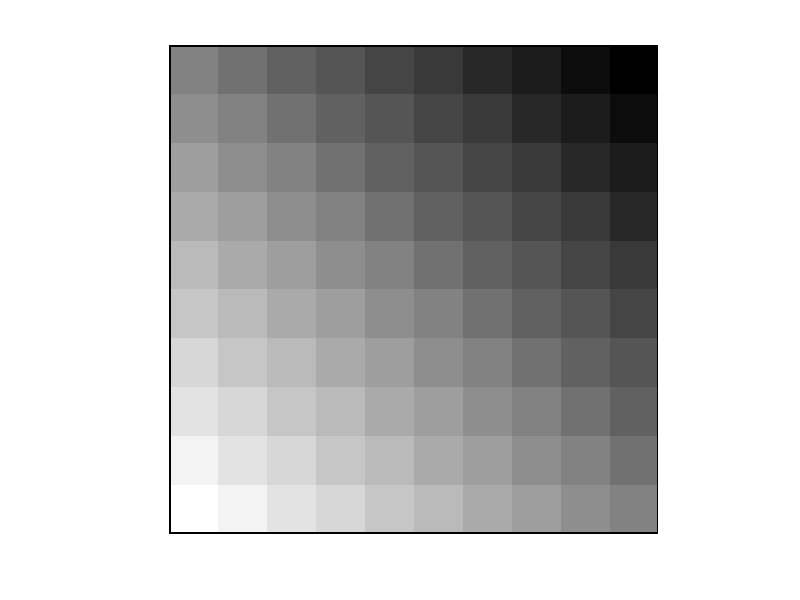

MATLAB code for this plot: (Note: this script raises an error after producing the figure.)
%%create_4pixel_images
clear
close all

size_im = 250;

%Grid for images
im_size = 10;
x = linspace(-1,1,im_size);
y = x;
[Y,X] = meshgrid(y,x);

%Possible shapes 3D functions
func_handles{1} = @(X,Y) X-Y; ...
func_handles{2} = @(X,Y) X.^2-Y.^2;
func_handles{3} = @(X,Y) X.^2-Y;
func_handles{4} = @(X,Y) sqrt(X.^2 + Y.^2);
% func_handles{5} = @(X,Y) X;
% func_handles{6} = @(X,Y) Y;
% func_handles{7} = @(X,Y) 1 - abs(Y);
% func_handles{8} = @(X,Y) 1 - abs(X);
% func_handles{9} = @(X,Y) Y - X;
% func_handles{10} = @(X,Y) Y.^2 - X.^2;
% func_handles{11} = @(X,Y) Y.^2 - X;
% func_handles{12} = @(X,Y) -sqrt(X.^2 + Y.^2);
% func_handles{13} = @(X,Y) X.*Y;
% func_handles{14} = @(X,Y) sin(pi*X).*sin(pi*Y);
% func_handles{15} = @(X,Y) sin(pi*X);
% func_handles{16} = @(X,Y) sin(pi*Y);
% func_handles{17} = @(X,Y) sin(pi*Y)+sin(pi*X);
% func_handles{18} = @(X,Y) sin(pi*Y)-sin(pi*X);
% func_handles{19} = @(X,Y) sin(3*pi*sqrt(X.^2 + Y.^2))./(sqrt(X.^2 + Y.^2)+eps);

for jj = 1:length(func_handles); 
    

    %Create an image with max and min values as the defined range
    im = func_handles{jj}(X,Y);
    im = (im - min(im(:))) / (max(im(:)) - min(im(:)));
    %im = round(im*diff(gray_pairings(ii,:)) + gray_pairings(ii,1));

    %Interpolate to make bigger
    big_im = imresize(im,[size_im size_im],'nearest');

    %Add a 1-pixel black border
    big_im(1:end,1) = 0;
    big_im(1:end,end) = 0;
    big_im(1,1:end) = 0;
    big_im(end,1:end) = 0;

    %Resize and show
    fig = figure(1);        
    imshow(big_im,[]);
    fig.Color = 'w';


    %Print the image
    imwrite(big_im,sprintf('Cropped\\gray_shape%d.jpg',jj));
    %print(sprintf('Cropped\\gray_shape%d.jpg',jj),'-djpeg','-r0');
end
